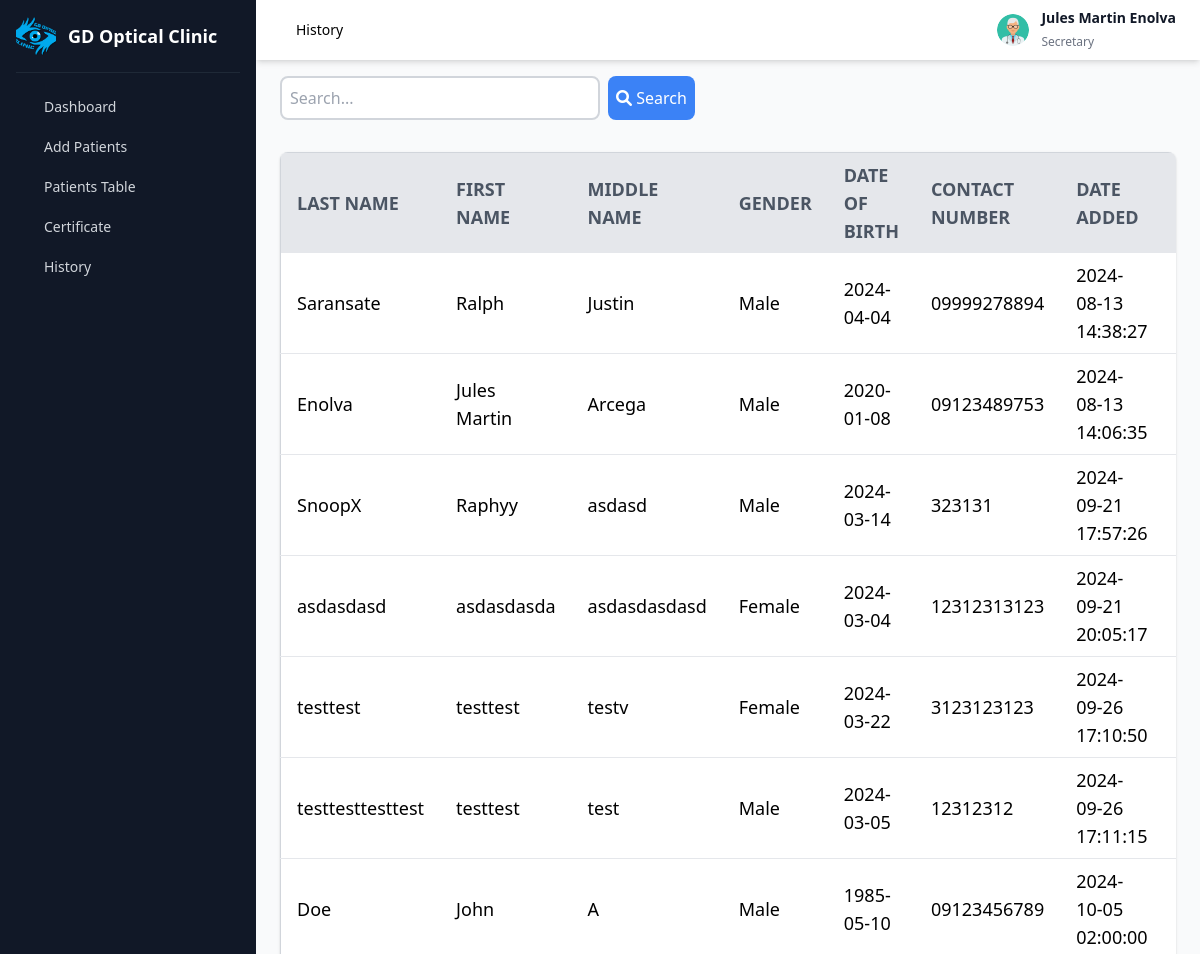
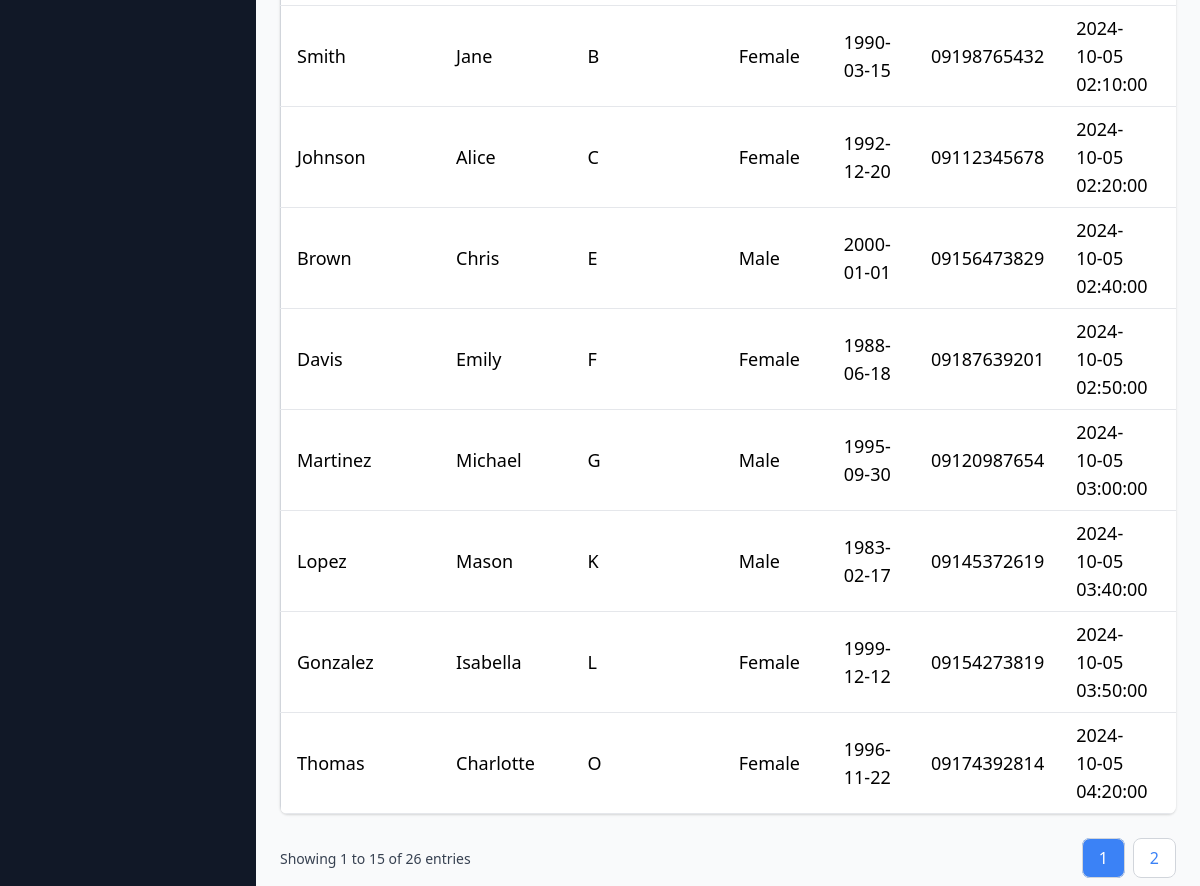
The app's page /pages/secretary_history.php (signed in) with its own data (2 pictures, top to bottom).
### tables this page shows
CREATE TABLE `accounts` (
  `accounts_id` int(11) NOT NULL,
  `username` varchar(50) NOT NULL,
  `password` varchar(255) NOT NULL,
  `fullname` varchar(100) NOT NULL,
  `gender` enum('male','female','other') NOT NULL,
  `birthdate` date NOT NULL,
  `address` varchar(255) NOT NULL,
  `contact_number` varchar(20) NOT NULL,
  `account_type` enum('doctor','secretary') NOT NULL DEFAULT 'secretary'
);

CREATE TABLE `patients` (
  `patients_id` int(6) NOT NULL,
  `first_name` varchar(255) NOT NULL,
  `last_name` varchar(255) NOT NULL,
  `middle_name` varchar(255) DEFAULT NULL,
  `address` varchar(255) NOT NULL,
  `medication_history` text DEFAULT NULL,
  `date_of_birth` date NOT NULL,
  `gender` varchar(10) NOT NULL,
  `contact_no` varchar(15) NOT NULL,
  `date_added` timestamp NOT NULL DEFAULT current_timestamp() ON UPDATE current_timestamp()
);

### pages/secretary_history.php (the view, shortened to what this page needs)
<?php
include('db.php');
$user_fullname = '';
$user_role = '';
if (isset($_SESSION['username'])) {
    $username = $_SESSION['username'];
    $stmt = $conn->prepare("SELECT fullname, account_type FROM accounts WHERE username = ?");
    $stmt->bind_param("s", $username);
    $stmt->execute();
    $result = $stmt->get_result();
    if ($result->num_rows === 1) {
        $row = $result->fetch_assoc();
        $user_fullname = $row['fullname'];
        $user_role = $row['account_type'];
    }
} else {
    header("Location: login.php");
    exit();
}
$search = "";
$limit = 15;
$page = isset($_GET['page']) ? (int)$_GET['page'] : 1;
$offset = ($page - 1) * $limit;
$sql = "SELECT patients_id, last_name, first_name, middle_name, gender, date_of_birth, contact_no, date_added FROM patients
        WHERE last_name LIKE '%$search%'
        OR first_name LIKE '%$search%'
        OR middle_name LIKE '%$search%'
        OR contact_no LIKE '%$search%'
        OR date_added LIKE '%$search%'
        LIMIT ?, ?";
$stmt = $conn->prepare($sql);
$stmt->bind_param("ii", $offset, $limit);
$stmt->execute();
$result = $stmt->get_result();
$total_result_sql = "SELECT COUNT(*) FROM patients
                     WHERE last_name LIKE '%$search%'
                     OR first_name LIKE '%$search%'
                     OR middle_name LIKE '%$search%'
                     OR contact_no LIKE '%$search%'
                     OR date_added LIKE '%$search%'";
$total_result = $conn->query($total_result_sql);
$total_rows = $total_result->fetch_row()[0];
$total_pages = ceil($total_rows / $limit);
?>
<!DOCTYPE html>
<html lang="en">
<head>
    <link rel="stylesheet" href="https://cdnjs.cloudflare.com/ajax/libs/font-awesome/6.0.0-beta3/css/all.min.css">
    <link href="https://unpkg.com/tailwindcss@2.2.19/dist/tailwind.min.css" rel="stylesheet">
</head>
<body class="bg-gray-100">
    <main class="w-full md:w-[calc(100%-256px)] md:ml-64 bg-gray-50 min-h-screen transition-all main">
        <div class="py-2 px-6 bg-white flex items-center shadow-md sticky top-0 z-30">
            <ul class="flex items-center text-sm ml-4">
                <li class="mr-2">
                    <a href="#" class="text-black-400 hover:text-gray-600 font-medium">History</a>
                </li>
            </ul>
            <div class="ml-auto flex items-center">
                <div class="dropdown ml-3">
                    <button type="button" class="dropdown-toggle flex items-center">
                        <img src="../images/profile.png" alt="Profile Image" class="w-8 h-8 rounded-full block object-cover">
                    </button>
                </div>
                <div class="user-details ml-3">
                    <span class="name text-sm font-semibold text-gray-900 block"><?php echo htmlspecialchars($user_fullname); ?></span>
                    <span class="role text-xs text-gray-500"><?php echo ucfirst(htmlspecialchars($user_role)); ?></span>
                </div>
            </div>
        </div>
        <form method="GET" action="" class="px-6 py-4">
            <div class="flex">
                <input type="text" name="search" placeholder="Search..." value="<?php echo htmlspecialchars($search); ?>" class="border-2 border-gray-300 p-2 rounded-lg w-80 focus:outline-none focus:ring-2 focus:ring-blue-500">
                <button type="submit" class="bg-blue-500 text-white p-2 rounded-lg ml-2 hover:bg-blue-600 transition"><i class="fa fa-search"></i> Search</button>
            </div>
        </form>
        <div class="table-container px-6 py-4">
            <div class="overflow-x-auto bg-white rounded-lg shadow">
                <table class="min-w-full bg-white border border-gray-300">
                    <thead>
                        <tr class="bg-gray-200 text-gray-600 text-left text-lg uppercase font-semibold">
                            <th class="py-2 px-4">Last Name</th>
                            <th class="py-2 px-4">First Name</th>
                            <th class="py-2 px-4">Middle Name</th>
                            <th class="py-2 px-4">Gender</th>
                            <th class="py-2 px-4">Date of Birth</th>
                            <th class="py-2 px-4">Contact Number</th>
                            <th class="py-2 px-4">Date Added</th>
                            <th class="py-2 px-4">Action</th>
                        </tr>
                    </thead>
                    <tbody>
                        <?php
                        if ($result->num_rows > 0) {
                            while($row = $result->fetch_assoc()) {
                                echo "<tr class='border-b border-gray-200 hover:bg-gray-100 text-lg'>
                                        <td class='py-2 px-4'>{$row['last_name']}</td>
                                        <td class='py-2 px-4'>{$row['first_name']}</td>
                                        <td class='py-2 px-4'>{$row['middle_name']}</td>
                                        <td class='py-2 px-4'>{$row['gender']}</td>
                                        <td class='py-2 px-4'>{$row['date_of_birth']}</td>
                                        <td class='py-2 px-4'>{$row['contact_no']}</td>
                                        <td class='py-2 px-4'>{$row['date_added']}</td>
                                        <td class='py-2 px-4'>
                                            <a href='secretary_history_result.php?id={$row['patients_id']}' class='action-btn view text-blue-500 hover:text-blue-700'><i class='fa fa-eye'></i></a>
                                        </td>
                                      </tr>";
                            }
                        } else {
                            echo "<tr><td colspan='8' class='py-2 px-4 text-center text-gray-500'>No records found</td></tr>";
                        }
                        ?>
                    </tbody>
                </table>
            </div>
        </div>
<div class="px-6 py-4 flex justify-between items-center">
    <div>
        <span class="text-sm text-gray-700">Showing <?php echo ($offset + 1) . " to " . min($offset + $limit, $total_rows) . " of " . $total_rows . " entries"; ?></span>
    </div>
    <div>
        <nav aria-label="Page navigation">
            <ul class="flex space-x-2">
                <?php for ($i = 1; $i <= $total_pages; $i++): ?>
                    <li>
                        <a href="?page=<?php echo $i; ?>&search=<?php echo urlencode($search); ?>" class="py-2 px-4 border border-gray-300 rounded-lg <?php echo $i === $page ? 'bg-blue-500 text-white' : 'bg-white text-blue-500 hover:bg-blue-100'; ?>">
                            <?php echo $i; ?>
                        </a>
                    </li>
                <?php endfor; ?>
            </ul>
        </nav>
    </div>
</div>
    </main>
    <?php include('secretary_homepage.php'); ?>
</body>
</html>

### records on screen
accounts: fullname "Jules Martin Enolva", account_type "Secretary"
patients: last_name "Saransate", first_name "Ralph", middle_name "Justin", gender "Male", date_of_birth "2024-04-04", contact_no "09999278894", date_added "2024-08-13 14:38:27"
patients: last_name "Enolva", first_name "Jules Martin", middle_name "Arcega", gender "Male", date_of_birth "2020-01-08", contact_no "09123489753", date_added "2024-08-13 14:06:35"
patients: last_name "SnoopX", first_name "Raphyy", middle_name "asdasd", gender "Male", date_of_birth "2024-03-14", contact_no "323131", date_added "2024-09-21 17:57:26"
patients: last_name "asdasdasd", first_name "asdasdasda", middle_name "asdasdasdasd", gender "Female", date_of_birth "2024-03-04", contact_no "12312313123", date_added "2024-09-21 20:05:17"
patients: last_name "testtest", first_name "testtest", middle_name "testv", gender "Female", date_of_birth "2024-03-22", contact_no "3123123123", date_added "2024-09-26 17:10:50"
patients: last_name "testtesttesttest", first_name "testtest", middle_name "test", gender "Male", date_of_birth "2024-03-05", contact_no "12312312", date_added "2024-09-26 17:11:15"
patients: last_name "Doe", first_name "John", middle_name "A", gender "Male", date_of_birth "1985-05-10", contact_no "09123456789", date_added "2024-10-05 02:00:00"
patients: last_name "Smith", first_name "Jane", middle_name "B", gender "Female", date_of_birth "1990-03-15", contact_no "09198765432", date_added "2024-10-05 02:10:00"
patients: last_name "Johnson", first_name "Alice", middle_name "C", gender "Female", date_of_birth "1992-12-20", contact_no "09112345678", date_added "2024-10-05 02:20:00"
patients: last_name "Brown", first_name "Chris", middle_name "E", gender "Male", date_of_birth "2000-01-01", contact_no "09156473829", date_added "2024-10-05 02:40:00"
patients: last_name "Davis", first_name "Emily", middle_name "F", gender "Female", date_of_birth "1988-06-18", contact_no "09187639201", date_added "2024-10-05 02:50:00"
patients: last_name "Martinez", first_name "Michael", middle_name "G", gender "Male", date_of_birth "1995-09-30", contact_no "09120987654", date_added "2024-10-05 03:00:00"
patients: last_name "Lopez", first_name "Mason", middle_name "K", gender "Male", date_of_birth "1983-02-17", contact_no "09145372619", date_added "2024-10-05 03:40:00"
patients: last_name "Gonzalez", first_name "Isabella", middle_name "L", gender "Female", date_of_birth "1999-12-12", contact_no "09154273819", date_added "2024-10-05 03:50:00"
patients: last_name "Thomas", first_name "Charlotte", middle_name "O", gender "Female", date_of_birth "1996-11-22", contact_no "09174392814", date_added "2024-10-05 04:20:00"

### other values on screen
$offset + 1 "1"
min($offset + $limit, $total_rows) "15"
$total_rows "26"
